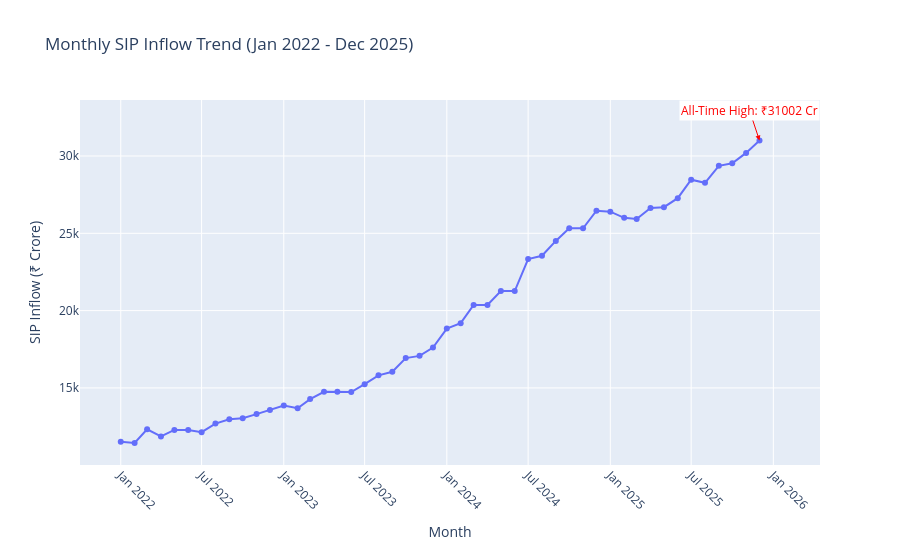

Source (notebook cell):
### Code cell
# Load SIP industry data
sip_query = "SELECT * FROM fact_sip_industry ORDER BY month"
sip_df = pd.read_sql_query(sip_query, conn)

fig = px.line(
    sip_df,
    x="month",
    y="sip_inflow_crore",
    title="Monthly SIP Inflow Trend (Jan 2022 - Dec 2025)",
    labels={"month": "Month", "sip_inflow_crore": "SIP Inflow (₹ Crore)"},
    markers=True
)

# Find and annotate the all-time high
max_row = sip_df.loc[sip_df['sip_inflow_crore'].idxmax()]
fig.add_annotation(
    x=max_row['month'],
    y=max_row['sip_inflow_crore'],
    text=f"All-Time High: ₹{max_row['sip_inflow_crore']:.0f} Cr",
    showarrow=True,
    arrowhead=2,
    arrowcolor="red",
    font=dict(color="red", size=12),
    bgcolor="white"
)

fig.update_layout(height=550, hovermode="x unified")
fig.update_xaxes(tickangle=45)
fig.show()

fig.write_image("reports/sip_inflow_trend.png", width=1400, height=700)
print(f"✅ Chart saved. All-time high: ₹{max_row['sip_inflow_crore']:.0f} Cr in {max_row['month']}")

### Figure 1 — Plotly figure (JSON) as saved in the notebook; plotly's stock layout.template omitted (floating-point values rounded to 4 significant figures)
{"data": [{"hovertemplate": "Month=%{x}<br>SIP Inflow (₹ Crore)=%{y}<extra></extra>", "legendgroup": "", "line": {"color": "#636efa", "dash": "solid"}, "marker": {"symbol": "circle"}, "mode": "lines+markers", "name": "", "orientation": "v", "showlegend": false, "type": "scatter", "x": ["2022-01", "2022-02", "2022-03", "2022-04", "2022-05", "2022-06", "2022-07", "2022-08", "2022-09", "2022-10", "2022-11", "2022-12", "2023-01", "2023-02", "2023-03", "2023-04", "2023-05", "2023-06", "2023-07", "2023-08", "2023-09", "2023-10", "2023-11", "2023-12", "2024-01", "2024-02", "2024-03", "2024-04", "2024-05", "2024-06", "2024-07", "2024-08", "2024-09", "2024-10", "2024-11", "2024-12", "2025-01", "2025-02", "2025-03", "2025-04", "2025-05", "2025-06", "2025-07", "2025-08", "2025-09", "2025-10", "2025-11", "2025-12"], "xaxis": "x", "y": [11517, 11438, 12328, 11863, 12286, 12276, 12140, 12694, 12976, 13040, 13306, 13573, 13856, 13687, 14276, 14749, 14749, 14734, 15245, 15814, 16042, 16928, 17073, 17610, 18838, 19187, 20371, 20371, 21262, 21262, 23332, 23547, 24509, 25323, 25320, 26459, 26400, 25999, 25926, 26632, 26688, 27274, 28464, 28265, 29361, 29529, 30200, 31002], "yaxis": "y"}], "layout": {"annotations": [{"arrowcolor": "red", "arrowhead": 2, "bgcolor": "white", "font": {"color": "red", "size": 12}, "showarrow": true, "text": "All-Time High: ₹31002 Cr", "x": "2025-12", "y": 31002}], "height": 550, "hovermode": "x unified", "legend": {"tracegroupgap": 0}, "title": {"text": "Monthly SIP Inflow Trend (Jan 2022 - Dec 2025)"}, "xaxis": {"anchor": "y", "domain": [0, 1], "tickangle": 45, "title": {"text": "Month"}}, "yaxis": {"anchor": "x", "domain": [0, 1], "title": {"text": "SIP Inflow (₹ Crore)"}}}}
